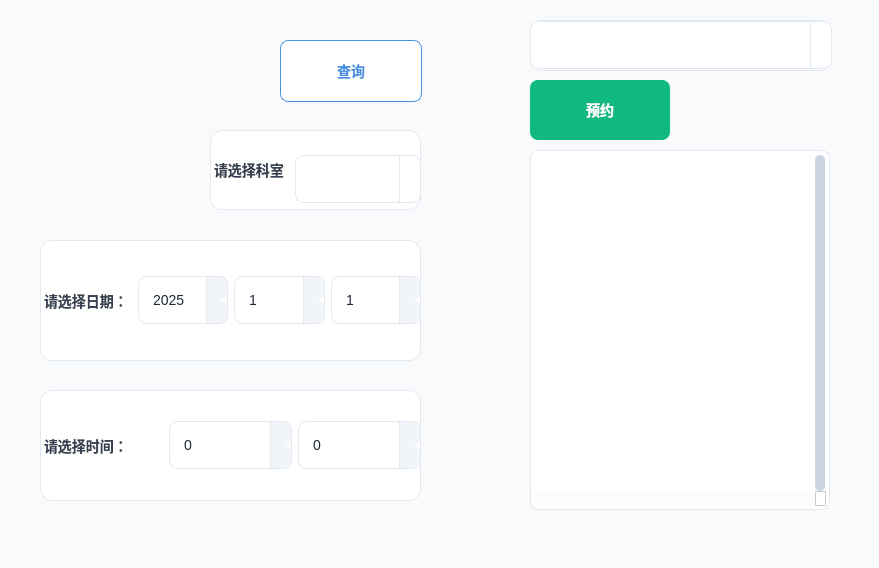
<?xml version="1.0" encoding="UTF-8"?>
<ui version="4.0">
 <class>patientAppoint</class>
 <widget class="QWidget" name="patientAppoint">
  <property name="geometry">
   <rect>
    <x>0</x>
    <y>0</y>
    <width>879</width>
    <height>568</height>
   </rect>
  </property>
  <property name="minimumSize">
   <size>
    <width>879</width>
    <height>568</height>
   </size>
  </property>
  <property name="maximumSize">
   <size>
    <width>879</width>
    <height>568</height>
   </size>
  </property>
  <property name="windowTitle">
   <string>预约挂号</string>
  </property>
  <property name="styleSheet">
   <string notr="true">
/* 主窗口样式 */
QWidget {
    font-family: &quot;Segoe UI&quot;, &quot;Microsoft YaHei&quot;, sans-serif;
    background-color: #f8fafc;
}

/* 标签样式 */
QLabel {
    background-color: transparent;
    color: #374151;
    font-size: 14px;
    font-weight: 500;
    padding: 4px 0px;
}

/* 数字选择框样式 */
QSpinBox {
    background-color: white;
    border: 1px solid #e2e8f0;
    border-radius: 8px;
    padding: 8px 12px;
    font-size: 14px;
    color: #1f2937;
    min-height: 30px;
    max-width: 100px;
}

QSpinBox:focus {
    border: 1px solid #4a90e2;
    background-color: #f0f7ff;
    outline: none;
}

QSpinBox:hover {
    border: 1px solid #cbd5e1;
}

QSpinBox::up-button, QSpinBox::down-button {
    width: 20px;
    border-left: 1px solid #e2e8f0;
    border-top-right-radius: 8px;
    border-bottom-right-radius: 8px;
    background-color: #f1f5f9;
}

QSpinBox::up-button:hover, QSpinBox::down-button:hover {
    background-color: #e2e8f0;
}

QSpinBox::up-arrow, QSpinBox::down-arrow {
    width: 8px;
    height: 8px;
}

/* 下拉框样式 */
QComboBox {
    background-color: white;
    border: 1px solid #e2e8f0;
    border-radius: 8px;
    padding: 8px 12px;
    font-size: 14px;
    color: #1f2937;
    min-height: 30px;
    min-width: 100px;
}

QComboBox:focus {
    border: 1px solid #4a90e2;
    background-color: #f0f7ff;
}

QComboBox:hover {
    border: 1px solid #cbd5e1;
}

QComboBox::drop-down {
    subcontrol-origin: padding;
    subcontrol-position: top right;
    width: 20px;
    border-left: 1px solid #e2e8f0;
    border-top-right-radius: 8px;
    border-bottom-right-radius: 8px;
}

QComboBox::down-arrow {
    image: none;
    border-left: 4px solid transparent;
    border-right: 4px solid transparent;
    border-top: 6px solid #64748b;
}

/* 按钮样式 */
QPushButton {
    background-color: #4a90e2;
    color: white;
    border: none;
    border-radius: 8px;
    padding: 10px 20px;
    font-size: 14px;
    font-weight: 500;
    transition: all 0.2s ease;
    min-width: 100px;
    min-height: 40px;
}

QPushButton:hover {
    background-color: #3a7bc8;
    transform: translateY(-1px);
}

QPushButton:pressed {
    background-color: #2c6bb6;
    transform: translateY(1px);
}

QPushButton:disabled {
    background-color: #cbd5e1;
    color: #94a3b8;
}

/* 查询按钮特殊样式 */
#pushButton {
    background-color: white;
    color: #4a90e2;
    border: 1px solid #4a90e2;
}

#pushButton:hover {
    background-color: #4a90e2;
    color: white;
}

#pushButton:pressed {
    background-color: #3a7bc8;
    border-color: #3a7bc8;
}

/* 预约按钮特殊样式 */
#commitDoctorPushButton {
    background-color: #10b981;
    color: white;
}

#commitDoctorPushButton:hover {
    background-color: #0d966c;
}

#commitDoctorPushButton:pressed {
    background-color: #0b845a;
}

/* 列表控件样式 */
QListWidget {
    background-color: white;
    border: 1px solid #e2e8f0;
    border-radius: 8px;
    padding: 4px;
    font-size: 13px;
    outline: none;
}

QListWidget::item {
    background-color: white;
    border-bottom: 1px solid #f1f5f9;
    padding: 12px;
    border-radius: 6px;
}

QListWidget::item:selected {
    background-color: #e3eef9;
    color: #2c6bb6;
    border-left: 3px solid #4a90e2;
}

QListWidget::item:hover {
    background-color: #f8fafc;
}

/* 滚动条样式 */
QScrollBar:vertical {
    border: none;
    background-color: #f1f5f9;
    width: 10px;
    margin: 0;
    border-radius: 5px;
}

QScrollBar::handle:vertical {
    background-color: #cbd5e1;
    border-radius: 5px;
    min-height: 30px;
}

QScrollBar::handle:vertical:hover {
    background-color: #94a3b8;
}

QScrollBar::add-line:vertical, QScrollBar::sub-line:vertical {
    height: 0;
}

/* 布局容器样式 */
#horizontalLayoutWidget, #horizontalLayoutWidget_2,
#horizontalLayoutWidget_3, #horizontalLayoutWidget_4 {
    background-color: white;
    border-radius: 12px;
    border: 1px solid #e2e8f0;
    box-shadow: 0 4px 6px rgba(0, 0, 0, 0.05);
}

/* 图片样式 */
QLabel[scaledContents=&quot;true&quot;] {
    border-radius: 8px;
}

#label_5 {
    opacity: 0.1;
}
   </string>
  </property>
  <widget class="QWidget" name="horizontalLayoutWidget">
   <property name="geometry">
    <rect>
     <x>40</x>
     <y>240</y>
     <width>381</width>
     <height>121</height>
    </rect>
   </property>
   <layout class="QHBoxLayout" name="horizontalLayout">
    <item>
     <widget class="QLabel" name="label">
      <property name="text">
       <string>请选择日期：</string>
      </property>
     </widget>
    </item>
    <item>
     <widget class="QSpinBox" name="yearSpinBox">
      <property name="minimumSize">
       <size>
        <width>0</width>
        <height>48</height>
       </size>
      </property>
      <property name="maximumSize">
       <size>
        <width>126</width>
        <height>16777215</height>
       </size>
      </property>
      <property name="minimum">
       <number>2025</number>
      </property>
      <property name="maximum">
       <number>2027</number>
      </property>
     </widget>
    </item>
    <item>
     <widget class="QSpinBox" name="monthSpinBox">
      <property name="minimumSize">
       <size>
        <width>0</width>
        <height>48</height>
       </size>
      </property>
      <property name="maximumSize">
       <size>
        <width>126</width>
        <height>16777215</height>
       </size>
      </property>
      <property name="minimum">
       <number>1</number>
      </property>
      <property name="maximum">
       <number>12</number>
      </property>
     </widget>
    </item>
    <item>
     <widget class="QSpinBox" name="daySpinBox">
      <property name="minimumSize">
       <size>
        <width>0</width>
        <height>48</height>
       </size>
      </property>
      <property name="maximumSize">
       <size>
        <width>126</width>
        <height>16777215</height>
       </size>
      </property>
      <property name="minimum">
       <number>1</number>
      </property>
      <property name="maximum">
       <number>31</number>
      </property>
     </widget>
    </item>
   </layout>
  </widget>
  <widget class="QWidget" name="horizontalLayoutWidget_2">
   <property name="geometry">
    <rect>
     <x>40</x>
     <y>390</y>
     <width>381</width>
     <height>111</height>
    </rect>
   </property>
   <layout class="QHBoxLayout" name="horizontalLayout_2">
    <item>
     <widget class="QLabel" name="label_2">
      <property name="text">
       <string>请选择时间：</string>
      </property>
     </widget>
    </item>
    <item>
     <widget class="QSpinBox" name="spinBox">
      <property name="minimumSize">
       <size>
        <width>100</width>
        <height>48</height>
       </size>
      </property>
      <property name="maximumSize">
       <size>
        <width>126</width>
        <height>16777215</height>
       </size>
      </property>
      <property name="maximum">
       <number>24</number>
      </property>
     </widget>
    </item>
    <item>
     <widget class="QSpinBox" name="spinBox_2">
      <property name="minimumSize">
       <size>
        <width>30</width>
        <height>48</height>
       </size>
      </property>
      <property name="maximumSize">
       <size>
        <width>126</width>
        <height>16777215</height>
       </size>
      </property>
      <property name="maximum">
       <number>60</number>
      </property>
     </widget>
    </item>
   </layout>
  </widget>
  <widget class="QWidget" name="horizontalLayoutWidget_3">
   <property name="geometry">
    <rect>
     <x>210</x>
     <y>130</y>
     <width>211</width>
     <height>80</height>
    </rect>
   </property>
   <layout class="QHBoxLayout" name="horizontalLayout_3">
    <item>
     <widget class="QLabel" name="label_3">
      <property name="text">
       <string>请选择科室</string>
      </property>
     </widget>
    </item>
    <item>
     <widget class="QComboBox" name="comboBox">
      <property name="minimumSize">
       <size>
        <width>126</width>
        <height>48</height>
       </size>
      </property>
      <property name="maximumSize">
       <size>
        <width>100</width>
        <height>30</height>
       </size>
      </property>
      <property name="editable">
       <bool>false</bool>
      </property>
     </widget>
    </item>
   </layout>
  </widget>
  <widget class="QPushButton" name="pushButton">
   <property name="geometry">
    <rect>
     <x>280</x>
     <y>40</y>
     <width>142</width>
     <height>62</height>
    </rect>
   </property>
   <property name="minimumSize">
    <size>
     <width>142</width>
     <height>62</height>
    </size>
   </property>
   <property name="maximumSize">
    <size>
     <width>40</width>
     <height>40</height>
    </size>
   </property>
   <property name="text">
    <string>查询</string>
   </property>
  </widget>
  <widget class="QWidget" name="horizontalLayoutWidget_4">
   <property name="geometry">
    <rect>
     <x>530</x>
     <y>20</y>
     <width>302</width>
     <height>51</height>
    </rect>
   </property>
   <layout class="QHBoxLayout" name="horizontalLayout_5">
    <item>
     <widget class="QComboBox" name="comboBox_2">
      <property name="minimumSize">
       <size>
        <width>300</width>
        <height>48</height>
       </size>
      </property>
     </widget>
    </item>
   </layout>
  </widget>
  <widget class="QLabel" name="label_5">
   <property name="geometry">
    <rect>
     <x>440</x>
     <y>-50</y>
     <width>71</width>
     <height>721</height>
    </rect>
   </property>
   <property name="text">
    <string/>
   </property>
   <property name="pixmap">
    <pixmap resource="../resources.qrc">:/resources/icons/1注册登录d.png</pixmap>
   </property>
   <property name="scaledContents">
    <bool>true</bool>
   </property>
  </widget>
  <widget class="QLabel" name="label_6">
   <property name="geometry">
    <rect>
     <x>40</x>
     <y>40</y>
     <width>161</width>
     <height>141</height>
    </rect>
   </property>
   <property name="text">
    <string/>
   </property>
   <property name="pixmap">
    <pixmap resource="../resources.qrc">:/resources/icons/3医生个人信息.png</pixmap>
   </property>
   <property name="scaledContents">
    <bool>true</bool>
   </property>
  </widget>
  <widget class="QListWidget" name="availableDoctorListWidget">
   <property name="geometry">
    <rect>
     <x>530</x>
     <y>150</y>
     <width>300</width>
     <height>360</height>
    </rect>
   </property>
   <property name="minimumSize">
    <size>
     <width>300</width>
     <height>360</height>
    </size>
   </property>
   <property name="maximumSize">
    <size>
     <width>300</width>
     <height>360</height>
    </size>
   </property>
   <property name="verticalScrollBarPolicy">
    <enum>Qt::ScrollBarPolicy::ScrollBarAlwaysOn</enum>
   </property>
   <property name="horizontalScrollBarPolicy">
    <enum>Qt::ScrollBarPolicy::ScrollBarAlwaysOn</enum>
   </property>
   <property name="autoScroll">
    <bool>true</bool>
   </property>
   <property name="movement">
    <enum>QListView::Movement::Static</enum>
   </property>
  </widget>
  <widget class="QPushButton" name="commitDoctorPushButton">
   <property name="geometry">
    <rect>
     <x>530</x>
     <y>80</y>
     <width>140</width>
     <height>60</height>
    </rect>
   </property>
   <property name="minimumSize">
    <size>
     <width>140</width>
     <height>60</height>
    </size>
   </property>
   <property name="maximumSize">
    <size>
     <width>40</width>
     <height>40</height>
    </size>
   </property>
   <property name="text">
    <string>预约</string>
   </property>
  </widget>
 </widget>
 <resources>
  <include location="../resources.qrc"/>
 </resources>
 <connections/>
</ui>
